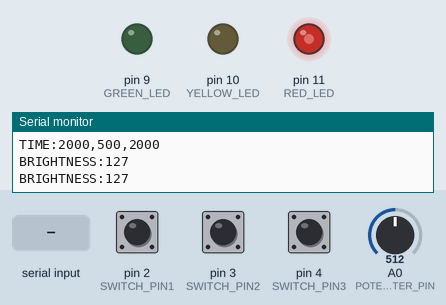
A program run on a simulated Arduino Uno, built with avr-gcc and run on an emulated ATmega328P. Parts: output pins drawn as LEDs (lit = HIGH), the last lines printed to the serial monitor. Inputs (shaded band) come from the test bench; at power-on: pin 4 (SWITCH_PIN3) HIGH, A0 (POTENTIOMETER_PIN) = 512, pin 2 (SWITCH_PIN1) HIGH, pin 3 (SWITCH_PIN2) HIGH.

Above: at 1.2 s.
1.3 s: pin 4 (SWITCH_PIN3) pulled LOW for 0.15 s
At 1.38 s:
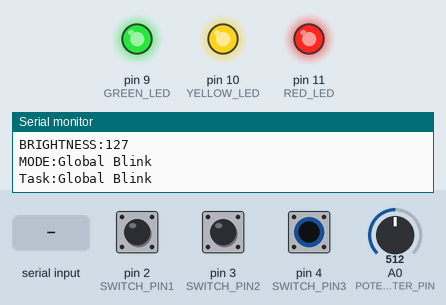
4.4 s: "MODE:\n" received over Serial
At 7.1 s:
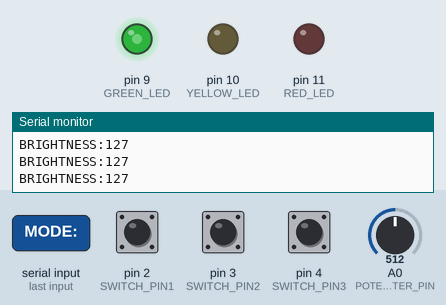
7.4 s: A0 (POTENTIOMETER_PIN) set to 716
10.4 s: pin 2 (SWITCH_PIN1) pulled LOW for 0.15 s
At 13.2 s:
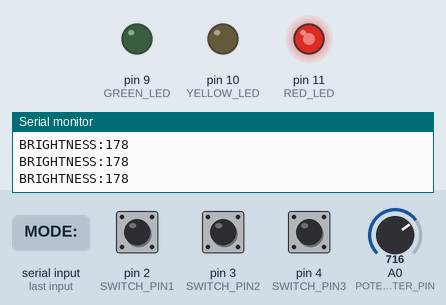
13.4 s: A0 (POTENTIOMETER_PIN) set to 240
At 16.2 s:
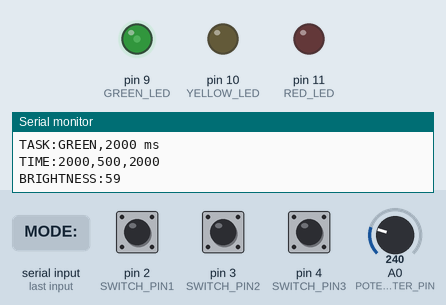
16.4 s: pin 4 (SWITCH_PIN3) pulled LOW for 1 s
At 18.0 s:
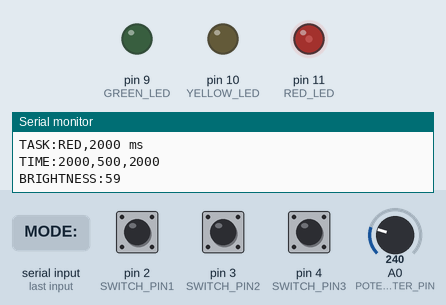
Timing chart, 0 to 20.4 s (numbered marks = the images above; inputs shaded):
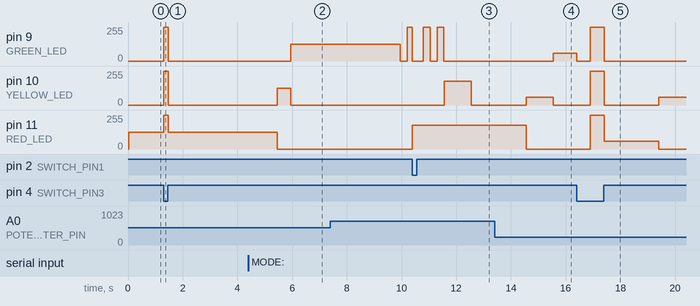

The program:

main.cpp
```cpp
#include <Arduino.h>
#include <TaskScheduler.h>
#include <PinChangeInterrupt.h>

// LED 핀 정의 1
const int RED_LED = 11;     // 빨간 LED(PWM)
const int YELLOW_LED = 10;  // 노란 LED(PWM)
const int GREEN_LED = 9;    // 초록 LED(PWM)
const int SWITCH_PIN1 = 2;  // 긴급 모드 버튼
const int SWITCH_PIN2 = 3;  // 주의 모드 버튼
const int SWITCH_PIN3 = 4;  // 깜빡임 모드 버튼
const int POTENTIOMETER_PIN = A0; // 조도 조절용 가변 저항

// 상태 변수 (인터럽트 및 LED 상태 저장)
volatile bool emergencyMode = false;  // 긴급 모드 활성화 여부
volatile bool cautionMode = false;    // 주의 모드 활성화 여부
volatile bool blinkMode = false;      // 초록 LED 깜빡임 모드 활성화 여부
volatile bool globalBlinkMode = false;  // 모든 LED 깜빡임 모드 활성화 여부

unsigned long blinkStartTime = 0; // 초록 LED 깜빡임 시작 시간 저장
int blinkCount = 0; // 깜빡인 횟수 카운트
bool blinkState = false; // 깜빡임 상태 저장

// 전역 변수 선언
int portValue = 0;
int brightness = 0; // LED 밝기 값

unsigned long task1StartTime = 0; // 빨간불 시작 시간 저장
unsigned long task2StartTime = 0; // 노란불 시작 시간 저장
unsigned long task3StartTime = 0; // 초록불 시작 시간 저장
unsigned long task4StartTime = 0; // 초록불 깜빡임 시작 시간 저장
unsigned long task5StartTime = 0; // 노란불 시작 시간 저장

// 🚦 전역 변수 선언 (신호등 주기 관리)
int redDuration = 2000;   // 🔴 빨간불 기본 주기
int yellowDuration = 500;  // 🟡 노란불 기본 주기
int greenDuration = 2000;  // 🟢 초록불 기본 주기

// 전역으로 선언
bool isRedOn = false;
unsigned long redStartTime = 0;

// TaskScheduler 객체 생성
Scheduler runner;

// Task 함수 선언
void task1(); // 빨간불 켜기
void task2(); // 노란불 켜기
void task3(); // 초록불 켜기
void task4(); // 초록불 깜빡이기
void task5(); // 노란불 켜기

// Task 객체 생성 (초기에는 비활성화 상태)
Task t1(redDuration, TASK_FOREVER, &task1, &runner, false);
Task t2(yellowDuration, TASK_FOREVER, &task2, &runner, false);
Task t3(greenDuration, TASK_FOREVER, &task3, &runner, false);
Task t4(0, TASK_FOREVER, &task4, &runner, false);
Task t5(yellowDuration, TASK_FOREVER, &task5, &runner, false);

// 기본 신호등 주기 시작
void startTrafficCycle() {
    Serial.println("Starting Traffic Cycle...");
    runner.disableAll();
    isRedOn = false;  // 🔧 초기화 중요
    t1.restart();     // TaskScheduler가 바로 다음 루프에서 task1 호출
}

/* 인터럽트 서비스 루틴 (ISR) 정의 */

// 긴급 모드 ISR (스위치 1번)
void emergencyISR() {
    emergencyMode = !digitalRead(SWITCH_PIN1);
    runner.disableAll(); // 모든 태스크 비활성화
    // Serial.println(emergencyMode ? "Emergency Mode Enabled" : "Emergency Mode Disabled");

    // 🔹 p5.js로 모드 전송
    Serial.println(emergencyMode ? "MODE:Emergency" : "MODE:Normal");
    if (!emergencyMode) startTrafficCycle(); // 긴급 모드 종료 시 기본 신호등 주기 복귀
}

// 모션 감지를 통하여 모드 전환 하는 함수
void enterEmergencyMode(bool enable) {
    emergencyMode = enable;

    // 모든 task 중지
    runner.disableAll();

    Serial.println(enable ? "🚨 Emergency Mode Enabled" : "✅ Back to Normal Mode");
    Serial.print("MODE:");
    Serial.println(enable ? "Emergency" : "Normal");

    if (enable) {
        // 🔴 빨간색 LED 켜고 나머지는 끔
        digitalWrite(RED_LED, HIGH);
        digitalWrite(YELLOW_LED, LOW);
        digitalWrite(GREEN_LED, LOW);
    } else {
        // 모든 LED 끄고 기본 주기로 신호등 Task 재개
        digitalWrite(RED_LED, LOW);
        digitalWrite(YELLOW_LED, LOW);
        digitalWrite(GREEN_LED, LOW);

        startTrafficCycle();  // t1.enableDelayed(0); 같은 코드 포함
    }
}

// 주의 모드 ISR (스위치 2번)
void cautionISR() {
    cautionMode = !digitalRead(SWITCH_PIN2);
    runner.disableAll();
    // Serial.println(cautionMode ? "Caution Mode Enabled" : "Caution Mode Disabled");

    // 🔹 p5.js로 모드 전송
    Serial.println(cautionMode ? "MODE:Caution" : "MODE:Normal");

    if (cautionMode) {
        // 주의 모드에서는 모든 LED 끄기
        digitalWrite(RED_LED, LOW);
        digitalWrite(YELLOW_LED, LOW);
        digitalWrite(GREEN_LED, LOW);
    } else {
        startTrafficCycle();
    }
}
// 모션 동작을 통한 위험 모드
void enterCautionMode(bool enable) {
    cautionMode = enable;
    runner.disableAll();

    Serial.println(enable ? "⚠️ Caution Mode Enabled" : "✅ Back to Normal Mode");

    // 🔹 모드 상태를 p5.js로 다시 전송
    Serial.print("MODE:");
    Serial.println(enable ? "Caution" : "Normal");

    if (enable) {
        // 모든 LED 끔 (주의 모드)
        digitalWrite(RED_LED, LOW);
        digitalWrite(YELLOW_LED, LOW);
        digitalWrite(GREEN_LED, LOW);
    } else {
        // 비상 모드 해제 or 주의 모드 해제 시
        digitalWrite(RED_LED, LOW);
        digitalWrite(YELLOW_LED, LOW);
        digitalWrite(GREEN_LED, LOW);

        // 기본 주기로 신호등 다시 실행
        startTrafficCycle();
    }
}

// 글로벌 깜빡임 모드 ISR (스위치 3번)
void blinkISR() {
    globalBlinkMode = !digitalRead(SWITCH_PIN3);
    runner.disableAll();  // 모든 Task 중지
    // Serial.println(globalBlinkMode ? "Global Blink Mode Enabled" : "Global Blink Mode Disabled");


    // 🔹 p5.js로 모드 전송
    Serial.println(globalBlinkMode ? "MODE:Global Blink" : "MODE:Normal");


    if (globalBlinkMode) {
        // 🔹 LED 초기 상태를 꺼두고 깜빡임 시작
        digitalWrite(RED_LED, LOW);
        digitalWrite(YELLOW_LED, LOW);
        digitalWrite(GREEN_LED, LOW);
    } else {
        startTrafficCycle(); // 원래 신호등 상태로 복귀
    }
}

// 모든 LED 깜빡이기 (글로벌 블링크 모드)
void handleGlobalBlink() {
    static unsigned long lastBlinkTime = 0;
    static bool state = false;
    unsigned long currentMillis = millis();

    // 🔹 500ms마다 LED 상태 전환
    if (currentMillis - lastBlinkTime >= 500) {
        lastBlinkTime = currentMillis;
        state = !state;  // 상태 반전

        // 🔹 모든 LED 깜빡이기
        digitalWrite(RED_LED, state);
        digitalWrite(YELLOW_LED, state);
        digitalWrite(GREEN_LED, state);
        Serial.print("Task:");
        Serial.println(state ? "Global Blink" : "All LEDs OFF");  // 디버깅 메시지
    }
}

// Globalblinkmode p5에서 수신 받아서 처리
void enterGlobalBlinkMode(bool enable) {
    globalBlinkMode = enable;
    runner.disableAll();

    Serial.println(enable ? "🌐 Global Blink Mode Enabled" : "✅ Back to Normal Mode");

    // 🔹 모드 정보 전송
    Serial.print("MODE:");
    Serial.println(enable ? "Global Blink" : "Normal");

    if (enable) {
        // LED 초기화 후 깜빡임 시작
        digitalWrite(RED_LED, LOW);
        digitalWrite(YELLOW_LED, LOW);
        digitalWrite(GREEN_LED, LOW);
        // 깜빡임은 loop()에서 handleGlobalBlink()로 처리
    } else {
        // 모든 LED 꺼주고 기본 신호등 시작
        digitalWrite(RED_LED, LOW);
        digitalWrite(YELLOW_LED, LOW);
        digitalWrite(GREEN_LED, LOW);
        startTrafficCycle();
    }
}


void handleSerialInput() {
    if (Serial.available()) {
        String input = Serial.readStringUntil('\n');
        input.trim();

        Serial.print("📥 수신된 전체 문자열: [");
        Serial.print(input);
        Serial.println("]");

        if (input.startsWith("TIME:")) {    //p5로 부터 받은 시간값을 새로운 주기로 업데이트 시킴킴
            int newRed, newYellow, newGreen;
            sscanf(input.c_str(), "TIME:%d,%d,%d", &newRed, &newYellow, &newGreen);

            if (newRed != redDuration || newYellow != yellowDuration || newGreen != greenDuration) {    //기존값과 다를 때만 갱신신
                redDuration = newRed;
                yellowDuration = newYellow;
                greenDuration = newGreen;

                Serial.println("===== Updated Traffic Light Timings =====");
                Serial.print("🔴 Red Time: ");
                Serial.print(redDuration);  //새로운 빨간색 LED 주기 디버깅용 출력
                Serial.println(" ms");

                Serial.print("🟡 Yellow Time: ");
                Serial.print(yellowDuration);   //새로운 노란색 LED주기 디버깅용 출력
                Serial.println(" ms");

                Serial.print("🟢 Green Time: ");
                Serial.print(greenDuration);    //새로운 초록색 LED주기 디버깅용 출력
                Serial.println(" ms");
                Serial.println("======================================");

                // 모든 Task 강제 종료
                Serial.println("🔻 Stopping all tasks...");
                runner.disableAll();

                // Task 주기 업데이트 (setInterval() 사용)
                Serial.println("🔄 Updating task intervals...");
                t1.setInterval(redDuration);
                t2.setInterval(yellowDuration);
                t3.setInterval(greenDuration);
                t4.setInterval(greenDuration / 4);
                t5.setInterval(yellowDuration);

                // 3️⃣ 업데이트된 주기로 첫 Task부터 다시 실행
                Serial.println("🚦 Restarting Traffic Light Cycle...");
                runner.disableAll();  // 혹시 실행 중인 Task 모두 중단
                t1.restart();         // 강제로 처음부터 시작


                // 4️⃣ 변경된 값을 p5.js로 다시 전송하여 UI 업데이트
                Serial.print("TIME:");
                Serial.print(redDuration);
                Serial.print(",");
                Serial.print(yellowDuration);
                Serial.print(",");
                Serial.println(greenDuration);
            }
        }

                // 🔴 MODE: 처리
    // MODE 처리
    if (input.startsWith("MODE:")) {
        String mode = input.substring(5);
        mode.trim();  // 🔥 꼭 필요!

        Serial.print("💬 수신된 모드: [");
        Serial.print(mode);
        Serial.println("]");
        Serial.print("→ 길이: ");
        Serial.println(mode.length());

        if (mode.equals("Emergency")) {
          enterEmergencyMode(true);
        } else if (mode.equals("Caution")) {
          enterCautionMode(true);
        } else if (mode.equals("Global Blink")) {
          enterGlobalBlinkMode(true);
        } else if (mode.equals("Normal")) {
          enterEmergencyMode(false);
          enterCautionMode(false);
          enterGlobalBlinkMode(false);
        } else {
          Serial.println("⚠️ 알 수 없는 모드 수신됨!");
        }
      }
    }
}

// 초기 설정
void setup() {
    Serial.begin(9600); // p5와 시리얼 통신

    pinMode(RED_LED, OUTPUT);   // LED 핀 출력으로 설정
    pinMode(YELLOW_LED, OUTPUT);
    pinMode(GREEN_LED, OUTPUT);

    pinMode(SWITCH_PIN1, INPUT_PULLUP);     // 내부 풀업 저항 사용
    pinMode(SWITCH_PIN2, INPUT_PULLUP);
    pinMode(SWITCH_PIN3, INPUT_PULLUP);
    pinMode(POTENTIOMETER_PIN, INPUT);

    attachInterrupt(digitalPinToInterrupt(SWITCH_PIN1), emergencyISR, CHANGE);  // 하드웨어 인터럽트
    attachInterrupt(digitalPinToInterrupt(SWITCH_PIN2), cautionISR, CHANGE);
    attachPCINT(digitalPinToPCINT(SWITCH_PIN3), blinkISR, CHANGE);  // 소프트웨어 인터럽트

    Serial.println("Starting Task Scheduler...");   //디버깅 확인
    runner.addTask(t1);
    runner.addTask(t2);
    runner.addTask(t3);
    runner.addTask(t4);
    runner.addTask(t5);
    startTrafficCycle();    // 초기 신호등 주기 시작
}

// Task 함수 정의 (신호등 동작 관리)
void task1() {      // 빨간불 켜기


    if (!isRedOn) {
        redStartTime = millis();
        isRedOn = true;
        Serial.print("TASK:RED,");
        Serial.print(redDuration);
        Serial.println(" ms");

        Serial.print("TIME:");  // ✅ 현재 Task 주기 정보 전송
        Serial.print(redDuration);
        Serial.print(",");
        Serial.print(yellowDuration);
        Serial.print(",");
        Serial.println(greenDuration);

        analogWrite(RED_LED, brightness);
        analogWrite(YELLOW_LED, 0);
        analogWrite(GREEN_LED, 0);
    }

    if (millis() - redStartTime >= (unsigned long)redDuration) {
        analogWrite(RED_LED, 0);
        isRedOn = false;
        t1.disable();
        t2.enable();  // ✅ 빨간불 유지 후 노란불 Task 실행
    }
}

void task2() {    // 노란불 켜기
    static unsigned long startTime = 0;
    static bool isOn = false;

    if (!isOn) {
        task2StartTime = millis();
        Serial.print("TASK:YELLOW,");
        Serial.print(yellowDuration);
        Serial.println(" ms");

        Serial.print("TIME:");  // ✅ 현재 Task 주기 정보 전송
        Serial.print(redDuration);
        Serial.print(",");
        Serial.print(yellowDuration);
        Serial.print(",");
        Serial.println(greenDuration);

        analogWrite(YELLOW_LED, brightness);
        analogWrite(GREEN_LED, 0);

        isOn = true;
        startTime = millis();
    }

    // ✅ yellowDuration 동안 유지 후 종료
    if (millis() - startTime >= (unsigned long)yellowDuration) {
        analogWrite(YELLOW_LED, 0);  // 노란불 OFF
        isOn = false;
        t2.disable();
        t3.enable();  // ✅ 노란불 유지 후 초록불 Task 실행
    }
}


void task3() {      // 초록불 켜기
    static unsigned long startTime = 0;
    static bool isOn = false;

    if (!isOn) {
        task3StartTime = millis();
        Serial.print("TASK:GREEN,");
        Serial.print(greenDuration);
        Serial.println(" ms");

        Serial.print("TIME:");  // ✅ 현재 Task 주기 정보 전송
        Serial.print(redDuration);
        Serial.print(",");
        Serial.print(yellowDuration);
        Serial.print(",");
        Serial.println(greenDuration);

        analogWrite(YELLOW_LED, 0);
        analogWrite(GREEN_LED, brightness);

        isOn = true;
        startTime = millis();
    }

    // ✅ 초록불을 `greenDuration` 동안 유지한 후 다음 Task 실행
    if (millis() - startTime >= (unsigned long)greenDuration) {
        analogWrite(GREEN_LED, 0);  // 초록불 OFF
        isOn = false;
        t3.disable();
        t4.enable();  // ✅ 초록불 유지 후 초록불 깜빡임 Task 실행
    }
}


void task4() {      // 초록불 깜빡임
    task4StartTime = millis();
    Serial.println("TASK: GREEN BLINKING");
    blinkMode = true;
    blinkCount = 0;
    blinkStartTime = millis();
}

void handleBlinkMode() {    // 초록 LED 깜빡임 모드
    unsigned long currentMillis = millis();
    if (blinkCount < 6 && currentMillis - blinkStartTime >= 250) {
        blinkStartTime = currentMillis;
        blinkState = !blinkState;
        digitalWrite(GREEN_LED, blinkState);
        blinkCount++;
    }
    if (blinkCount >= 6) {
        // Serial.println("TASK5: Blink Done, YELLOW ON");
        blinkMode = false;
        t4.disable();
        t5.enable();
        blinkCount = 0;
    }
}

void task5() {  // 노란불 켜기
    static unsigned long startTime = 0;
    static bool isOn = false;

    if (!isOn) {
        task2StartTime = millis();
        Serial.print("TASK:YELLOW,");
        Serial.print(yellowDuration);
        Serial.println(" ms");

        Serial.print("TIME:");  // ✅ 현재 Task 주기 정보 전송
        Serial.print(redDuration);
        Serial.print(",");
        Serial.print(yellowDuration);
        Serial.print(",");
        Serial.println(greenDuration);

        analogWrite(YELLOW_LED, brightness);
        analogWrite(GREEN_LED, 0);

        isOn = true;
        startTime = millis();
    }

    // ✅ yellowDuration 동안 유지 후 종료
    if (millis() - startTime >= (unsigned long)yellowDuration) {
        analogWrite(YELLOW_LED, 0);  // 노란불 OFF
        isOn = false;
        t5.disable();
        t1.enable();  // ✅ 노란불 유지 후 빨간불 Task 실행
    }
}

unsigned long lastBrightnessSent = 0;

void loop() {
    handleSerialInput();  // 시리얼 입력 처리
    portValue = analogRead(POTENTIOMETER_PIN);
    brightness = map(portValue, 0, 1023, 0, 255);
    // 500ms마다 밝기 값 전송
    if (millis() - lastBrightnessSent > 500) {
        Serial.print("BRIGHTNESS:");
        Serial.println(brightness);
        lastBrightnessSent = millis();
    }

    if (globalBlinkMode) {
        handleGlobalBlink();  // 🔹 모든 LED 깜빡임 모드가 최우선
    } else if (emergencyMode) {
        digitalWrite(YELLOW_LED, LOW);
        digitalWrite(GREEN_LED, LOW);
        analogWrite(RED_LED, brightness);   // 긴급 모드 → 빨간불만 켜기
    } else if (cautionMode) {
        digitalWrite(RED_LED, LOW);
        digitalWrite(YELLOW_LED, LOW);
        digitalWrite(GREEN_LED, LOW); // 🔹 주의 모드에서는 모든 LED OFF
    } else if (blinkMode) {
        handleBlinkMode();
    } else {
        runner.execute();
    }

}
```

Measured:
- after the input at 1.3 s, pin 9 (GREEN_LED): 0/255 → 255/255 at once, → 0/255 0.16 s later; pin 11 (RED_LED): 127/255 → 255/255 at once, → 127/255 0.16 s later
- after the input at 4.4 s, pin 9 (GREEN_LED): 0/255 → 127/255 after 1.6 s instead of 2.1 s
- after the input at 10.4 s, pin 11 (RED_LED): 0/255 → 178/255 after 0.00 s instead of 2.1 s
- after the input at 13.4 s, pin 9 (GREEN_LED): 0/255 → 59/255 after 2.2 s
- after the input at 16.4 s, pin 10 (YELLOW_LED): 0/255 → 255/255 after 0.50 s, → 0/255 0.51 s later, → 59/255 2.0 s later; pin 11 (RED_LED): 0/255 → 255/255 after 0.50 s, → 59/255 0.51 s later, → 0/255 2.0 s later
